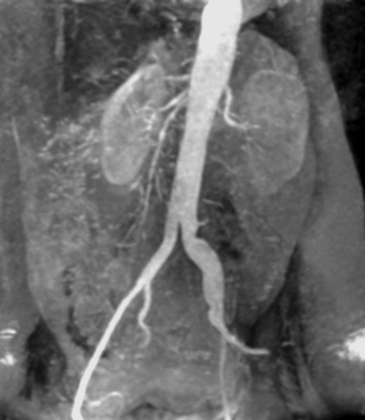
%> input picture Project1/Image 2.tif, 365 x 420 px, shrunk from 720 x 828 before the run
$ octave wave_edge.m   (GNU Octave 9; MATLAB toolbox functions it lacks are replaced by stand-ins)
%> lines starting %> are read from the running program, lines starting %| are printed output that depends on the picture
base='sym4';
[x,map]=imread('Image 2.tif');
%> x is the input picture: size 420x365 uint8; min 0, max 234, mean 103.5
%> map = []
subplot(2,3,1);
imshow(x);
title('原始图像');
%小波分解
[c,s] = wavedec2(x,2,base);
%> s = [110 96; 110 96; 213 186; 420 365]
%低频系数置0，保留高频部分。因边缘是高频，而本图没有噪声，则剩下部分是边缘
ns = wthcoef2('a',c,s);
%小波重构 两种方式
%一种对负系数不做处理，这样在转换格式时会被舍弃；另一种对负系数取相反数，可将其保留
xx1=waverec2(ns,s,base);
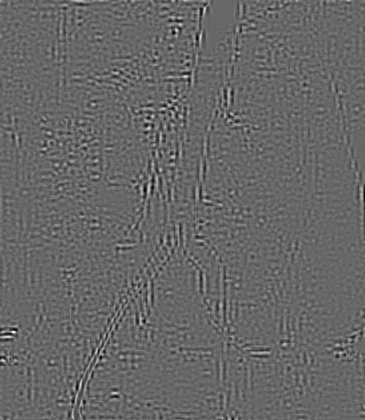
%> xx1: size 420x365 double; min -28.77, max 42.04, mean 0; drawn with min black and max white
xx2=abs(waverec2(ns,s,base));
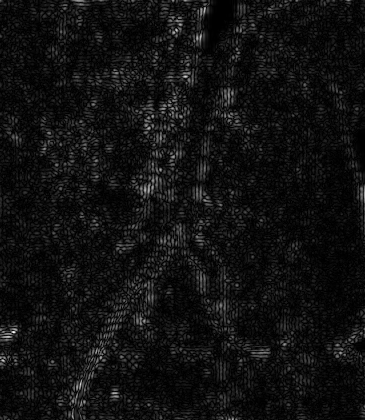
%> xx2: size 420x365 double; min 5.76e-06, max 42.04, mean 2.8; drawn with min black and max white
%变为图像通常的格式
B=uint8(xx1);
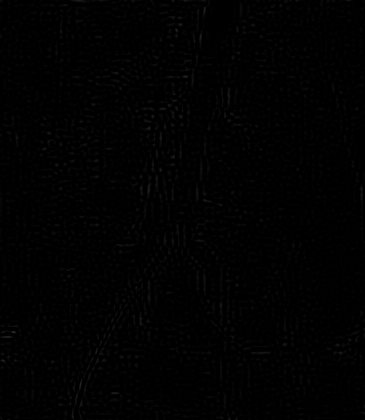
%> B: size 420x365 uint8; min 0, max 42, mean 1.4
C=uint8(xx2);
sizeB=size(B);
%> sizeB = [420 365]
sizeC=size(C);
%> sizeC = [420 365]
%舍弃负系数，两张图
threshold1=[5,3];
for k=1:2
%> this loop made 2 passes; what is shown inside it comes from the first
    D=B;
  for i=1:sizeB(1)
     for j=1:sizeB(2)
        if(D(i,j)>threshold1(k))
            D(i,j)=255;%比阈值大的置为白
        else
            D(i,j)=0;%否则置为黑
        end;
     end
  end
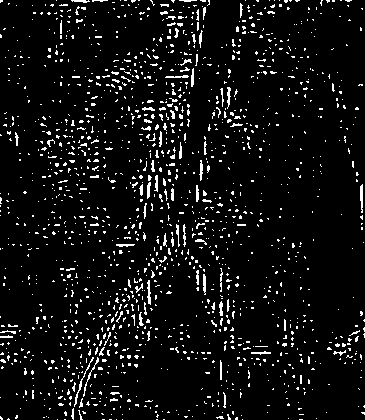
%> D: size 420x365 uint8; 6.6% white in thin lines or dots
  subplot(2,3,k+1);
   imshow(D);
   title(['舍去负系数，阈值为',num2str(threshold1(k))]);
end
%保留负系数，三张图
threshold2=[5,3,1];
for k=1:3
%> this loop made 3 passes; what is shown inside it comes from the first
    E=C;
  for i=1:sizeC(1)
     for j=1:sizeC(2)
        if(E(i,j)>threshold2(k))
            E(i,j)=255;%比阈值大的置为白
        else
            E(i,j)=0;%否则置为黑
        end;
     end
  end
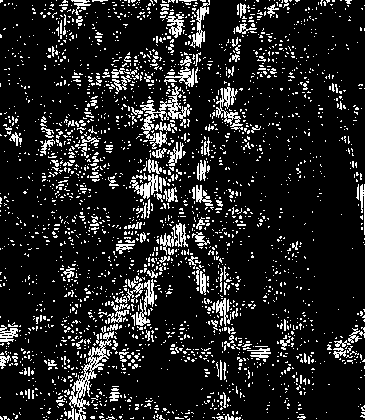
%> E: size 420x365 uint8; 13.2% white in thin lines or dots
  subplot(2,3,k+3);
   imshow(E);
   title(['保留负系数，阈值为',num2str(threshold2(k))]);
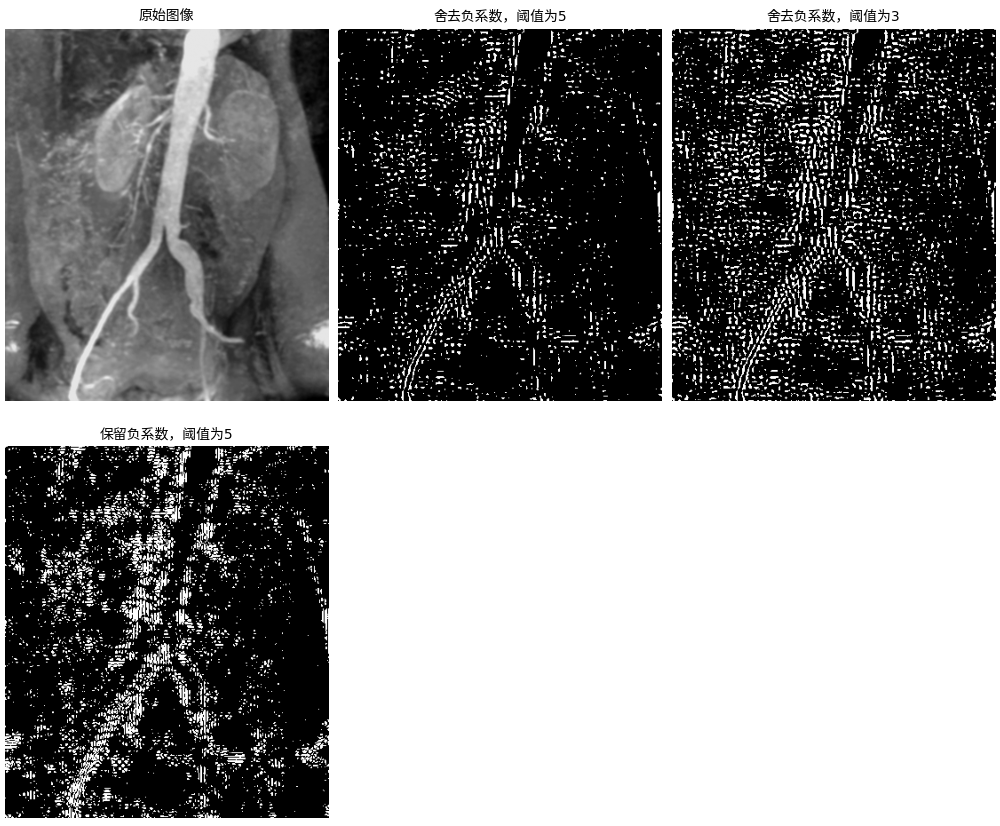
%> figure redrawn from the program's plot data, 4 panels
end
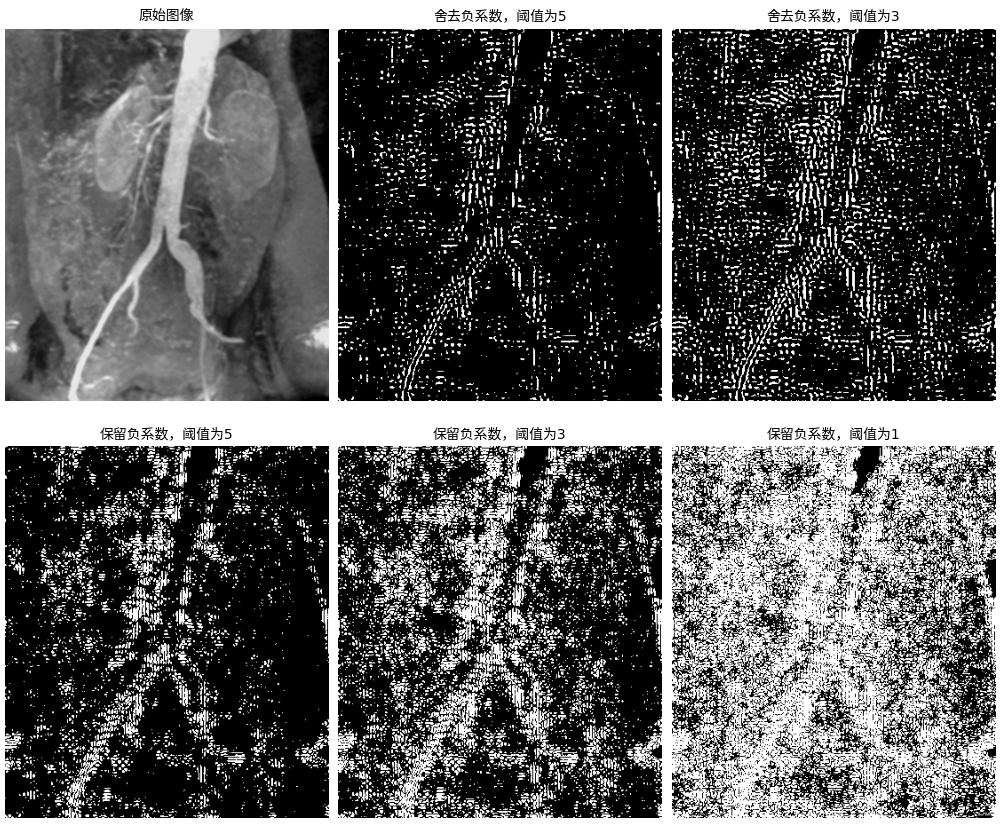
%> figure redrawn from the program's plot data, 6 panels
%根据结果，采用保留负系数，阈值为5

$ run again, with Project1/before.png saved as Project1/Image 2.tif
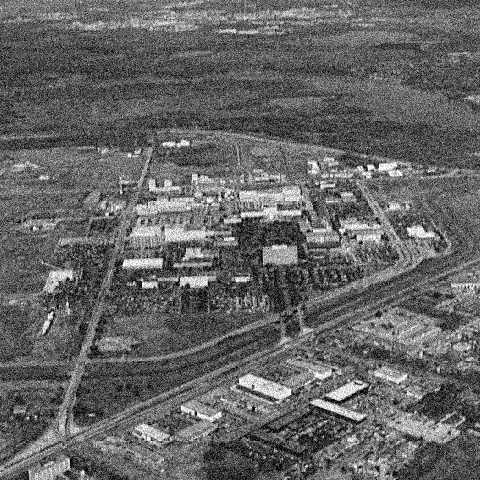
%> input picture Project1/before.png, 480 x 480 px
%> x is the input picture: size 480x480 uint8; min 0, max 255, mean 101.2
%> map = []
%> s = [125 125; 125 125; 243 243; 480 480]
%> after the loop `for i=1:sizeB(1)`:
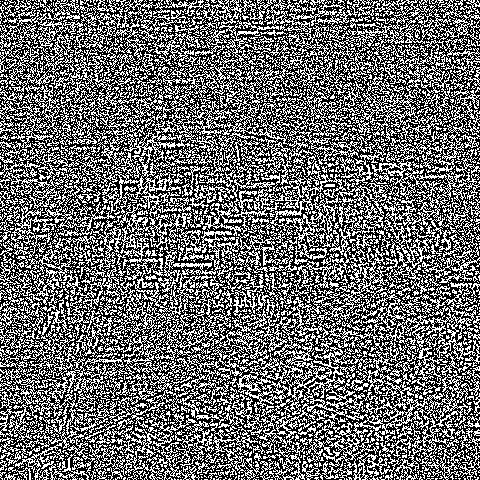
%> D: size 480x480 uint8; 42.3% white in thin lines or dots
%> `title(['保留负系数，阈值为',num2str(threshold2(k))]);`:
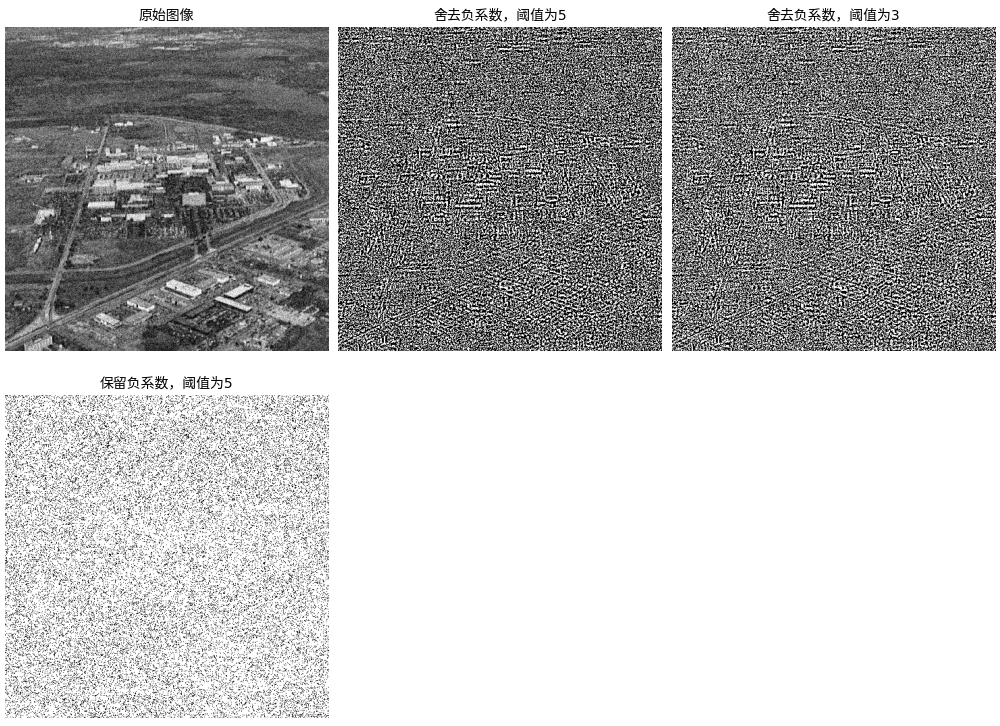
%> figure redrawn from the program's plot data, 4 panels
